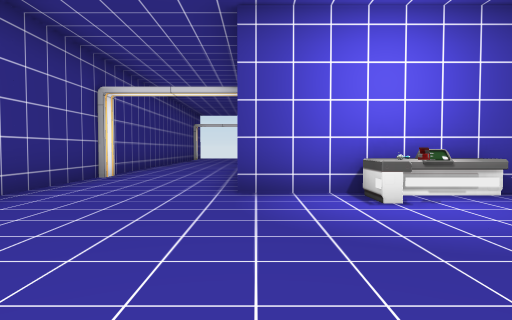
[1] (above)

16 first-person views from a walk through a 3-D level made in the Unity game engine. The camera is 1.2 m above the floor, tilts 2° down and sees 75° across. The floor is counted in squares, 2 m on a side. Each view is taken from the middle of a square. On the plan, view 1 faces up. The plan holds only what a view shows up to about 10 squares ahead; the rest is blank. The player character is not drawn. Door leaves are left out, so doorways stand open.

[2]
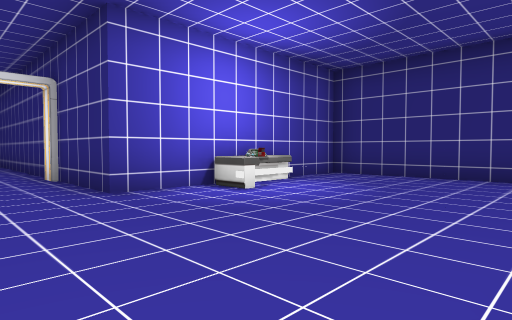

[3]
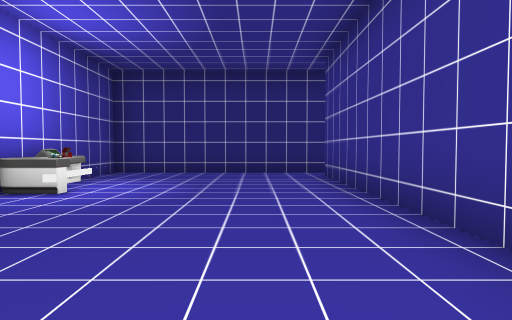

[4]
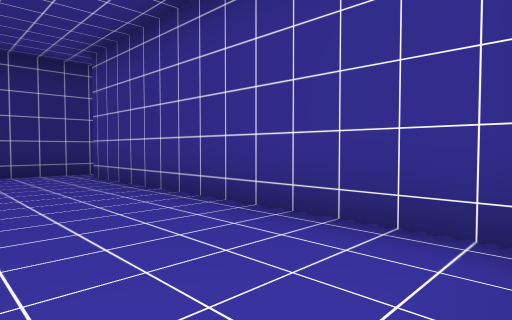

[5]
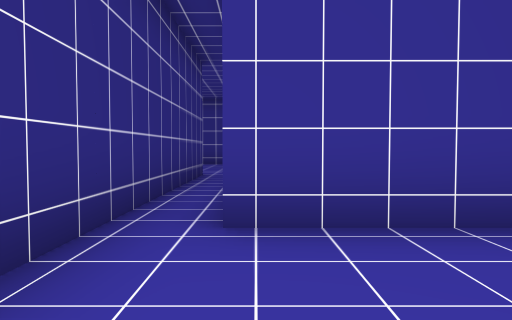

[6]
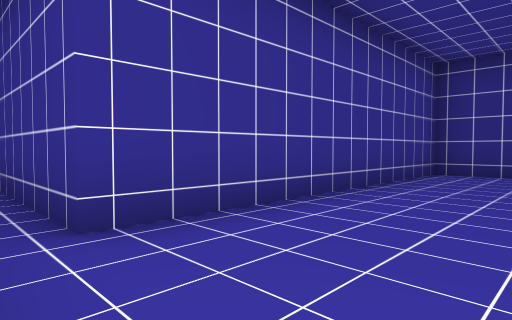

[7]
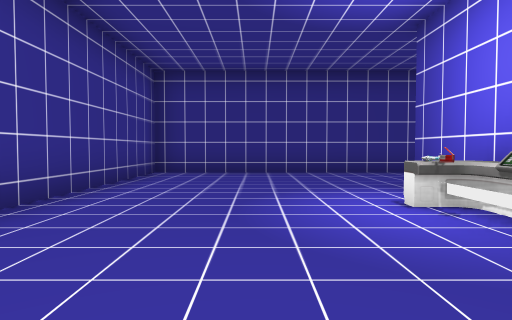

[8]
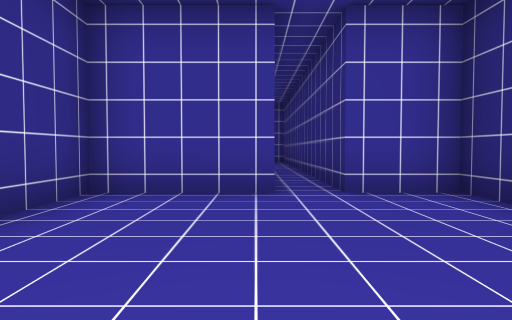

[9]
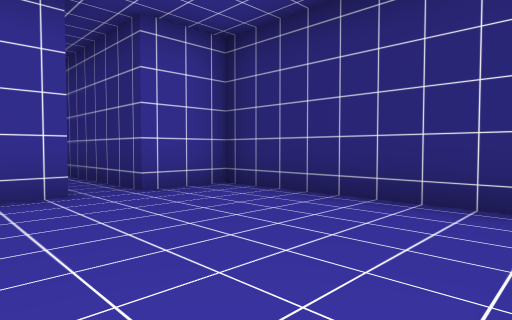

[10]
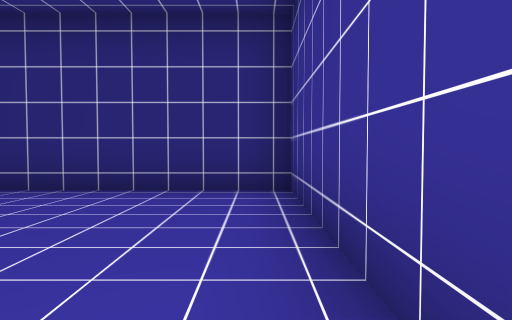

[11]
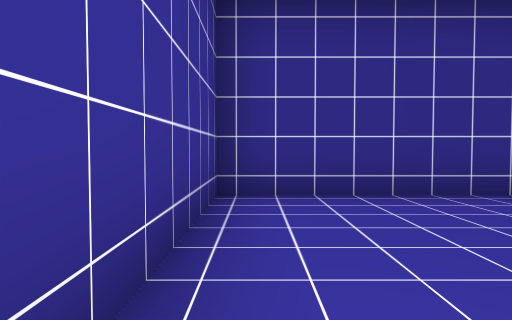

[12]
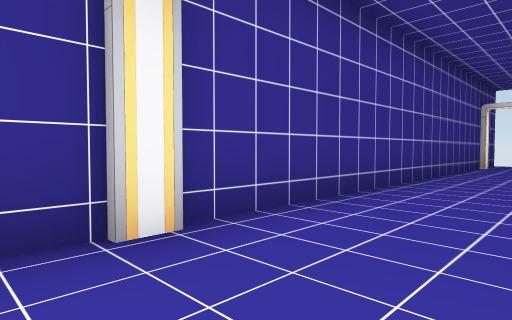

[13]
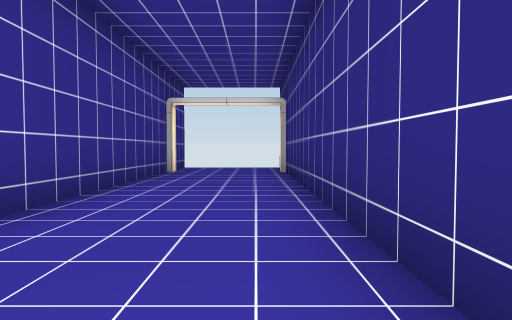

[14]
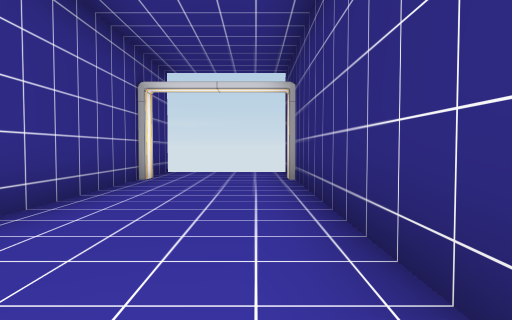

[15]
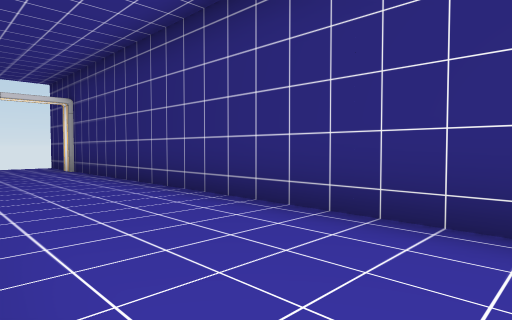

[16]
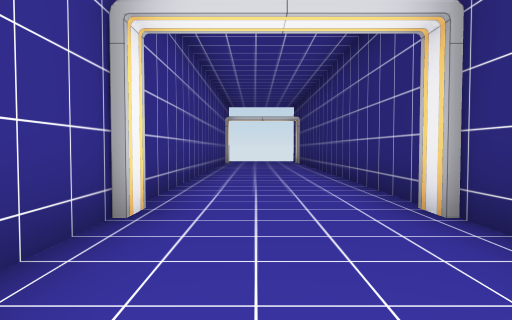

### Floor plan
Points are (right, up) in squares from view 1. A wall is a line through its corners. A room is listed if a view was taken in it or the views show most of it. See-through windows are left out.
Room 1 (views 1, 2, 3, 4, 5, 6, 7, 12, 16)
walls: (-3.2, 7) (-3.2, -0.5) (4.2, -0.5) (4.2, -3.8); (5.2, -5.5) (5.2, 4.5) (-0.2, 4.5) (-0.2, 7)
ways out: open door at (4.5, -5) to room 2; open door at (-2, 7) to room 3
objects: other object (2, 4)
Room 2 (views 8, 9, 10, 11)
walls: (4.4, -5.5) (1.8, -5.5) (1.8, -10.5) (6.8, -10.5) (6.8, -5.5) (5.2, -5.5)
ways out: open door at (4.5, -5) to room 1
Room 3 (views 13, 14, 15)
walls: (-3.2, 18) (-3.2, 7); (-0.2, 7) (-0.2, 18)
ways out: open door at (-2, 7) to room 1; open door at (-2, 18)

Positions as (right, up) in squares from view 1, and headings:
1: (0, 0), facing up
2: (-2, 0), facing up-right
3: (-3, 1), facing right
4: (-3, 2), facing down-right
5: (4, 2), facing down
6: (5, 2), facing down-left
7: (5, 2), facing left
8: (4, -10), facing up
9: (3, -10), facing up-right
10: (2, -10), facing right
11: (6, -10), facing left
12: (-1, 6), facing up-left
13: (-1, 9), facing up
14: (-1, 11), facing up
15: (-3, 8), facing up-right
16: (-2, 4), facing up
